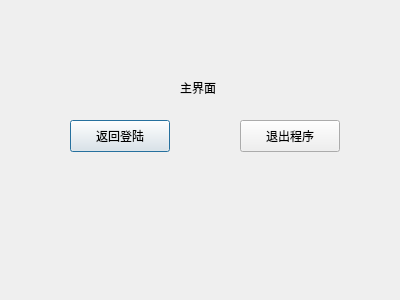
<?xml version="1.0" encoding="UTF-8"?>
<ui version="4.0">
 <class>MainWindow</class>
 <widget class="QDialog" name="MainWindow">
  <property name="geometry">
   <rect>
    <x>0</x>
    <y>0</y>
    <width>400</width>
    <height>300</height>
   </rect>
  </property>
  <property name="windowTitle">
   <string>MainWindow</string>
  </property>
  <widget class="QLabel" name="label">
   <property name="geometry">
    <rect>
     <x>180</x>
     <y>80</y>
     <width>58</width>
     <height>16</height>
    </rect>
   </property>
   <property name="text">
    <string>主界面</string>
   </property>
  </widget>
  <widget class="QPushButton" name="pushButton">
   <property name="geometry">
    <rect>
     <x>70</x>
     <y>120</y>
     <width>100</width>
     <height>32</height>
    </rect>
   </property>
   <property name="text">
    <string>返回登陆</string>
   </property>
  </widget>
  <widget class="QPushButton" name="pushButton_2">
   <property name="geometry">
    <rect>
     <x>240</x>
     <y>120</y>
     <width>100</width>
     <height>32</height>
    </rect>
   </property>
   <property name="text">
    <string>退出程序</string>
   </property>
  </widget>
 </widget>
 <resources/>
 <connections>
  <connection>
   <sender>pushButton_2</sender>
   <signal>clicked()</signal>
   <receiver>MainWindow</receiver>
   <slot>reject()</slot>
   <hints>
    <hint type="sourcelabel">
     <x>296</x>
     <y>139</y>
    </hint>
    <hint type="destinationlabel">
     <x>349</x>
     <y>99</y>
    </hint>
   </hints>
  </connection>
 </connections>
</ui>
